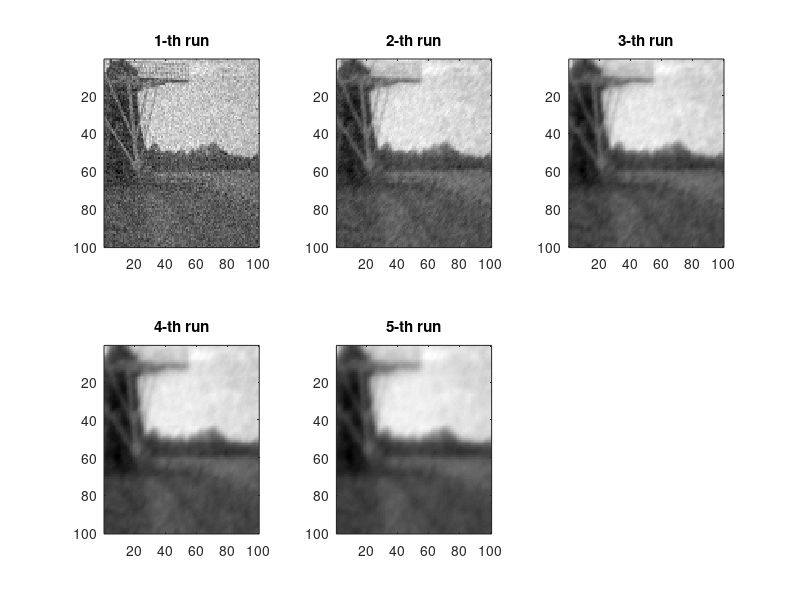

The MATLAB script that drew this image:
%HM4 Second Problem
clear; close all;

load('hw4_2_data.mat');

N = 100;
X = X4;
XX = X;

H = 4;
J = -2;

%define the neighbor
for i = 1:N
    for j = 1:N
        temp = [i-1,j; i+1,j; i,j-1; i,j+1];
        ngh{i,j} = temp(min(temp, [], 2) >= 1 & max(temp, [], 2) <= N, :);
    end
end

%K sweeps
K = 5;
for k = 2:K
    for i = 1:N
        for j=1:N
            mu = 0;
            for r=1:length(ngh{i,j})
                mu = mu + X(ngh{i,j}(r,1),ngh{i,j}(r,2));
            end
            mu=mu/length(ngh{i,j});
            U =mu+sqrt(0.1)*randn(1);
            X(i,j) = U;
           % X(i,j) = random('normal',mu,0.1);
        end
    end
    XX(:,:,k) = X;
end


for k=1:K
    subplot(2,3,k);
    imagesc(XX(:,:,k));
    colormap(gray);
    title(sprintf('%d-th run', k));
   % pause; clf;
end
                
